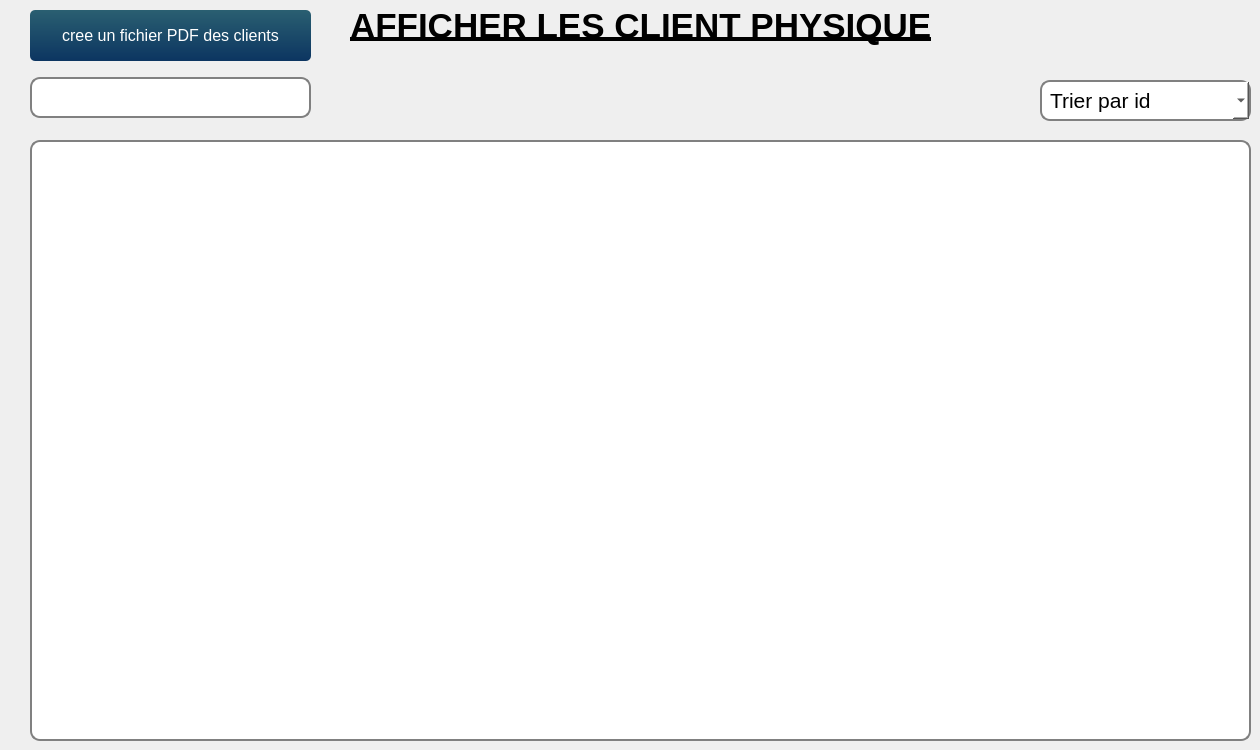
       <widget class="QWidget" name="afficher_2">
        <widget class="QLabel" name="label_23">
         <property name="geometry">
          <rect>
           <x>350</x>
           <y>-10</y>
           <width>721</width>
           <height>71</height>
          </rect>
         </property>
         <property name="font">
          <font>
           <family>Helvetica</family>
           <pointsize>26</pointsize>
           <weight>75</weight>
           <bold>true</bold>
           <underline>true</underline>
          </font>
         </property>
         <property name="text">
          <string>AFFICHER LES CLIENT PHYSIQUE</string>
         </property>
        </widget>
        <widget class="QTableView" name="tableView_6">
         <property name="geometry">
          <rect>
           <x>30</x>
           <y>140</y>
           <width>1221</width>
           <height>601</height>
          </rect>
         </property>
         <property name="font">
          <font>
           <pointsize>20</pointsize>
          </font>
         </property>
         <property name="styleSheet">
          <string notr="true">background-color: rgb(255, 255, 255);

    border: 2px solid gray;
    border-radius: 10px;
    padding: 0 8px;
    selection-background-color: darkgray;</string>
         </property>
        </widget>
        <widget class="QComboBox" name="comboBox_29">
         <property name="geometry">
          <rect>
           <x>1040</x>
           <y>80</y>
           <width>211</width>
           <height>41</height>
          </rect>
         </property>
         <property name="font">
          <font>
           <family>Helvetica</family>
           <pointsize>16</pointsize>
          </font>
         </property>
         <property name="layoutDirection">
          <enum>Qt::LeftToRight</enum>
         </property>
         <property name="styleSheet">
          <string notr="true">background-color: rgb(255, 255, 255);

    border: 2px solid gray;
    border-radius: 10px;
    padding: 0 8px;
    selection-background-color: darkgray;</string>
         </property>
         <property name="maxVisibleItems">
          <number>3</number>
         </property>
         <property name="insertPolicy">
          <enum>QComboBox::InsertAtTop</enum>
         </property>
         <item>
          <property name="text">
           <string>Trier par id</string>
          </property>
         </item>
         <item>
          <property name="text">
           <string>Trier par date</string>
          </property>
         </item>
         <item>
          <property name="text">
           <string>Trier par nom</string>
          </property>
         </item>
        </widget>
        <widget class="QLineEdit" name="lineEdit_69">
         <property name="geometry">
          <rect>
           <x>30</x>
           <y>77</y>
           <width>281</width>
           <height>41</height>
          </rect>
         </property>
         <property name="styleSheet">
          <string notr="true">background-color: rgb(255, 255, 255);

    border: 2px solid gray;
    border-radius: 10px;
    padding: 0 8px;
    selection-background-color: darkgray;</string>
         </property>
        </widget>
        <widget class="QPushButton" name="m_afficher_4">
         <property name="geometry">
          <rect>
           <x>30</x>
           <y>10</y>
           <width>281</width>
           <height>51</height>
          </rect>
         </property>
         <property name="font">
          <font>
           <family>Helvetica</family>
           <pointsize>12</pointsize>
          </font>
         </property>
         <property name="styleSheet">
          <string notr="true">QPushButton{
	background-color: qlineargradient(spread:pad, x1:1, y1:0, x2:1, y2:1, stop:0 rgba(42, 95, 113, 255),stop:1 rgba(12, 53, 97, 255));
	color: #fff;
	border: 0px;
	border-radius: 5px;
	padding: 5px;
}

QPushButton::hover
{
	background-color: qlineargradient(spread:pad, x1:1, y1:0, x2:1, y2:1, stop:0 rgba(167, 214, 50, 255),stop:1 rgba(98, 169, 67, 255));
	color: #fff;

}
QPushButton::pressed
{
	background-color: qlineargradient(spread:pad, x1:1, y1:0, x2:1, y2:1, stop:0 rgba(147, 194, 30, 255),stop:1 rgba(78, 149, 47, 255));
	color: #fff;
	border: 0px;
	border-radius: 5px;
	padding: 5px;

}</string>
         </property>
         <property name="text">
          <string>cree un fichier PDF des clients</string>
         </property>
        </widget>
       </widget>
